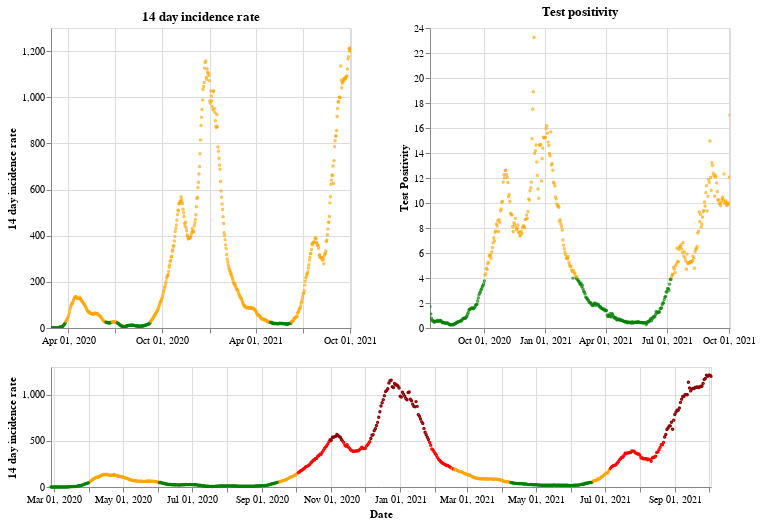

The notebook cell this image was saved under:
### Markdown cell above
## Wales

### Code cell
plot_traffic_light('Wales')

### Figure 1 — Vega-Lite specification as saved in the notebook (floating-point values rounded to 4 significant figures; data arrays with more than 128 entries replaced by an {"elided": "..."} marker saying what was removed)
{"config": {"view": {"continuousWidth": 400, "continuousHeight": 300}}, "vconcat": [{"hconcat": [{"mark": {"type": "point", "size": 2}, "encoding": {"color": {"condition": {"value": "green", "test": "(datum.twoWeeklyCasesRate <= 25)"}, "value": "orange"}, "tooltip": [{"type": "nominal", "field": "areaName"}, {"type": "temporal", "field": "date"}, {"type": "quantitative", "field": "twoWeeklyCasesRate"}, {"type": "quantitative", "field": "testPositivity"}], "x": {"type": "temporal", "axis": {"title": ""}, "field": "date", "scale": {"domain": {"selection": "DateBrush"}}, "timeUnit": "yearmonthdate"}, "y": {"type": "quantitative", "axis": {"title": "14 day incidence rate"}, "field": "twoWeeklyCasesRate"}}, "title": "14 day incidence rate", "width": 300}, {"mark": {"type": "point", "size": 2}, "encoding": {"color": {"condition": {"value": "green", "test": "(datum.testPositivity <= 4)"}, "value": "orange"}, "tooltip": [{"type": "nominal", "field": "areaName"}, {"type": "temporal", "field": "date"}, {"type": "quantitative", "field": "twoWeeklyCasesRate"}, {"type": "quantitative", "field": "testPositivity"}], "x": {"type": "temporal", "axis": {"title": ""}, "field": "date", "scale": {"domain": {"selection": "DateBrush"}}, "timeUnit": "yearmonthdate"}, "y": {"type": "quantitative", "axis": {"title": "Test Positivity"}, "field": "testPositivity"}}, "title": "Test positivity", "width": 300}]}, {"layer": [{"mark": {"type": "point", "size": 2}, "encoding": {"color": {"condition": {"value": "orange", "test": "(((datum.testPositivity < 4) && (datum.twoWeeklyCasesRate >= 50)) && (datum.twoWeeklyCasesRate < 200))"}, "value": "red"}, "opacity": {"condition": {"value": 1, "test": "((datum.twoWeeklyCasesRate >= 50) && (datum.twoWeeklyCasesRate < 500))"}, "value": 0}, "tooltip": [{"type": "nominal", "field": "areaName"}, {"type": "temporal", "field": "date"}, {"type": "quantitative", "field": "twoWeeklyCasesRate"}, {"type": "quantitative", "field": "testPositivity"}], "x": {"type": "temporal", "axis": {"title": "Date"}, "field": "date", "timeUnit": "yearmonthdate"}, "y": {"type": "quantitative", "axis": {"title": "14 day incidence rate"}, "field": "twoWeeklyCasesRate"}}, "selection": {"DateBrush": {"type": "interval", "encodings": ["x"], "fields": ["Time"]}}}, {"mark": {"type": "point", "size": 2}, "encoding": {"color": {"value": "darkred"}, "opacity": {"condition": {"value": 1, "test": "(datum.twoWeeklyCasesRate >= 500)"}, "value": 0}, "tooltip": [{"type": "nominal", "field": "areaName"}, {"type": "temporal", "field": "date"}, {"type": "quantitative", "field": "twoWeeklyCasesRate"}, {"type": "quantitative", "field": "testPositivity"}], "x": {"type": "temporal", "axis": {"title": "Date"}, "field": "date", "timeUnit": "yearmonthdate"}, "y": {"type": "quantitative", "axis": {"title": "14 day incidence rate"}, "field": "twoWeeklyCasesRate"}}}, {"mark": {"type": "point", "size": 2}, "encoding": {"color": {"condition": {"value": "green", "test": "((datum.testPositivity < 4) && (datum.twoWeeklyCasesRate < 50))"}, "value": "orange"}, "opacity": {"condition": {"value": 1, "test": "(datum.twoWeeklyCasesRate < 50)"}, "value": 0}, "tooltip": [{"type": "nominal", "field": "areaName"}, {"type": "temporal", "field": "date"}, {"type": "quantitative", "field": "twoWeeklyCasesRate"}, {"type": "quantitative", "field": "testPositivity"}], "x": {"type": "temporal", "axis": {"title": "Date"}, "field": "date", "timeUnit": "yearmonthdate"}, "y": {"type": "quantitative", "axis": {"title": "14 day incidence rate"}, "field": "twoWeeklyCasesRate"}}}], "height": 120, "width": 660}], "data": {"name": "data-61e37cb3f71c42cbb6952ac3ddf42fc5"}, "$schema": "https://vega.github.io/schema/vega-lite/v4.8.1.json", "datasets": {"data-61e37cb3f71c42cbb6952ac3ddf42fc5": {"elided": "585 records"}}}
